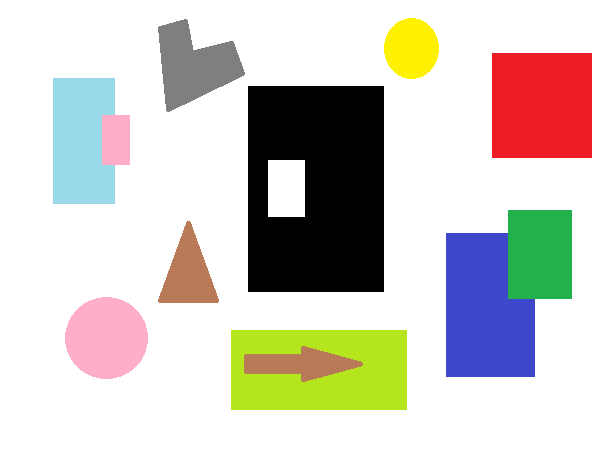
#> input picture vision/resources/bshapes.png, 615 x 450 px, given in place of the camera
$ python webcam.py
#> lines starting #> are read from the running program, lines starting #| are printed output that depends on the picture; after the words box and inside, x2 and y2 are one past the last pixel; in counts of white or black regions, pixels touching at a corner belong together

"""
Loads and displays a video.
"""

# Importing OpenCV
import cv2
import numpy as np

# Create a VideoCapture object and read from input file
# If the input is the camera, pass 0 instead of the video file name
cap = cv2.VideoCapture(0)

# Check if camera opened successfully
if (cap.isOpened()== False):
  print("Error opening video stream or file")

fgbg = cv2.createBackgroundSubtractorMOG2(
    history=10,
    varThreshold=2,
    detectShadows=False)

# Read the video
while(cap.isOpened()):
  # Capture frame-by-frame
  ret, frame = cap.read()
#> frame is the input picture: shape (450, 615, 3); mean B, G, R 198, 204.9, 209
  if ret == True:

    # Converting the image to grayscale.
    gray = cv2.cvtColor(frame, cv2.COLOR_BGR2GRAY)
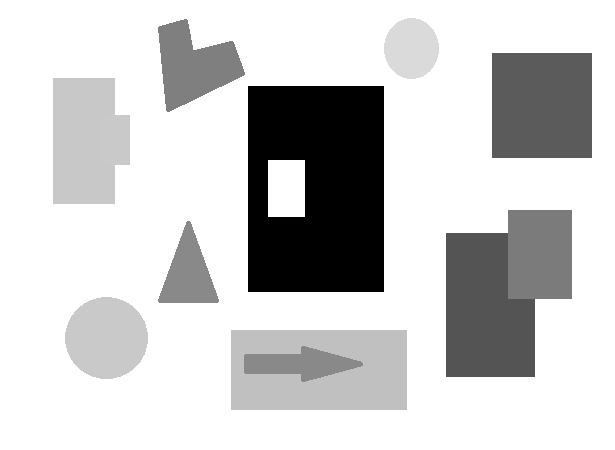
#> gray: shape (450, 615); min 0, max 255, mean 205.3


    # Extract the foreground
    edges_foreground = cv2.bilateralFilter(gray, 9, 75, 75)
    foreground = fgbg.apply(edges_foreground)
#> foreground: shape (450, 615); every value is 255

    # Smooth out to get the moving area
    kernel = np.ones((50,50),np.uint8)
    foreground = cv2.morphologyEx(foreground, cv2.MORPH_CLOSE, kernel)

    # Applying static edge extraction
    edges_foreground = cv2.bilateralFilter(gray, 9, 75, 75)
    edges_filtered = cv2.Canny(edges_foreground, 60, 120)
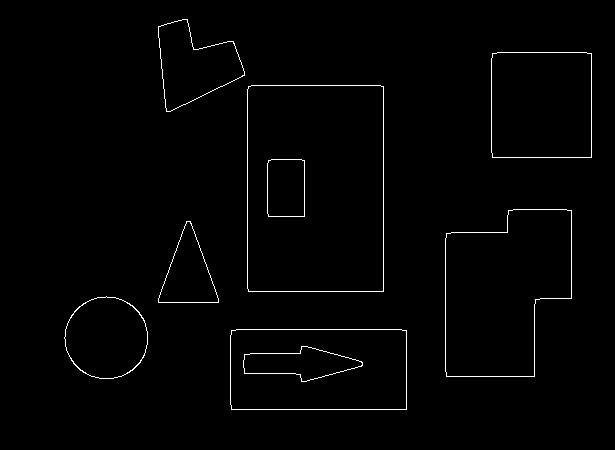
#> edges_filtered: shape (450, 615); 1.2% white in thin lines or dots, all inside (x1, y1, x2, y2) = (64, 19, 592, 410)

    # Using the Canny filter with different parameters
    edges_high_thresh = cv2.Canny(gray, 60, 120)
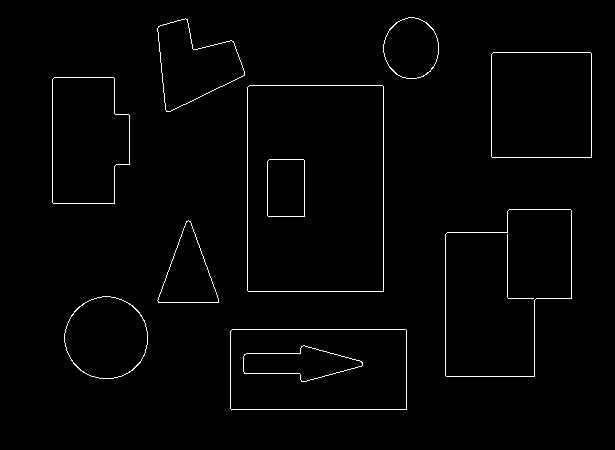
#> edges_high_thresh: shape (450, 615); 1.5% white in thin lines or dots, all inside (x1, y1, x2, y2) = (52, 17, 592, 410)

    # Crop off the edges out of the moving area
    cropped = (foreground // 255) * edges_high_thresh

    # Stacking the images to print them together for comparison
    #cropped is registered by motion
    images = np.hstack((edges_high_thresh, cropped))
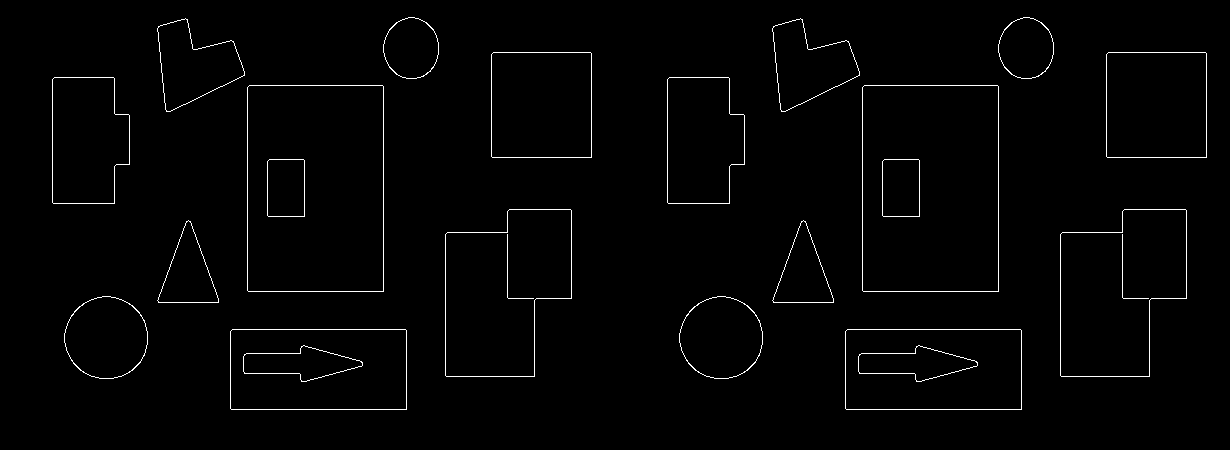
#> images: shape (450, 1230); 1.5% white in thin lines or dots, all inside (x1, y1, x2, y2) = (52, 17, 1207, 410)

    # Display the resulting frame
    cv2.imshow('Frame', images)

    # Press Q on keyboard to  exit
    if cv2.waitKey(25) & 0xFF == ord('q'):
#> (key q is pressed here)
      break

  # Break the loop
  else:
    break

# When everything done, release the video capture object
cap.release()

# Closes all the frames
cv2.destroyAllWindows()

$ run again, on vision/resources/pylon.png
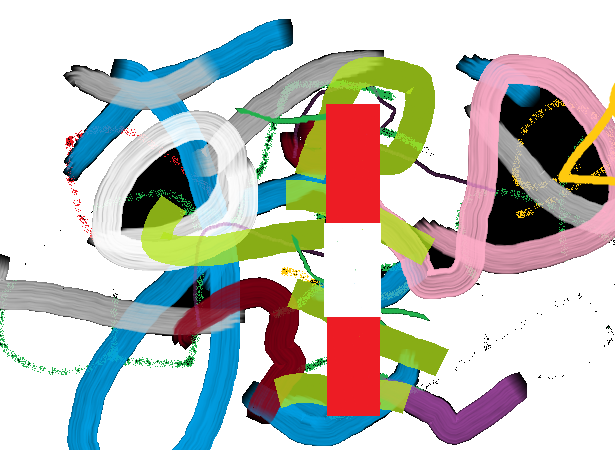
#> input picture vision/resources/pylon.png, 615 x 450 px, given in place of the camera
#> frame is the input picture: shape (450, 615, 3); mean B, G, R 186.6, 191.8, 192.9
#> foreground: shape (450, 615); every value is 255
#> `edges_filtered = cv2.Canny(edges_foreground, 60, 120)`:
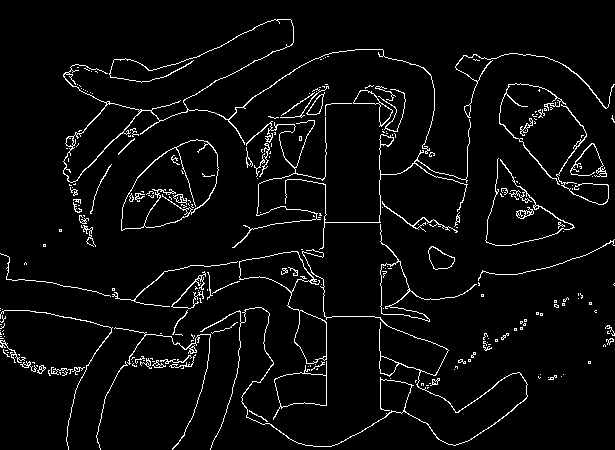
#> edges_filtered: shape (450, 615); 4.3% white in thin lines or dots
#> edges_high_thresh: shape (450, 615); 6.8% white in thin lines or dots
#> `images = np.hstack((edges_high_thresh, cropped))`:
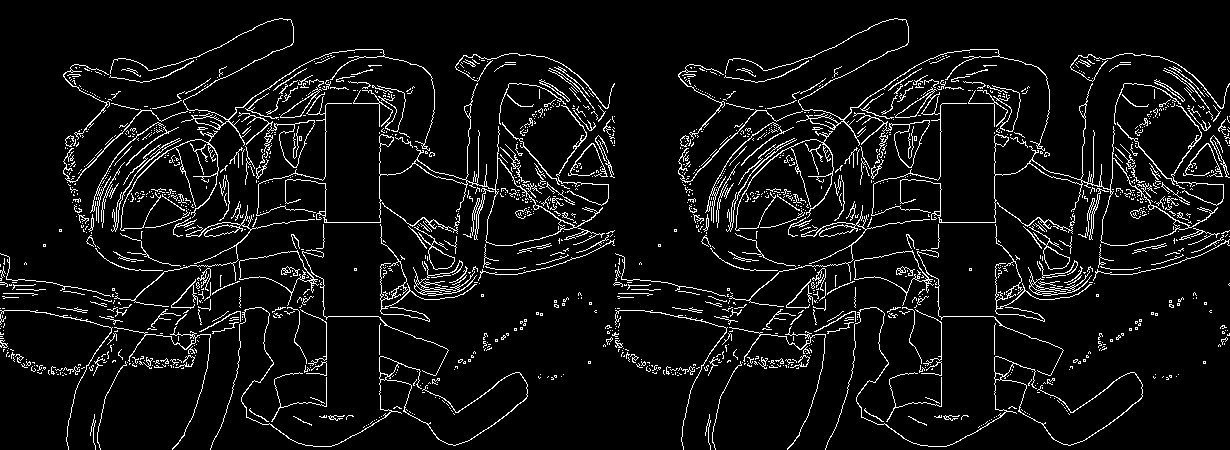
#> images: shape (450, 1230); 6.8% white in thin lines or dots
